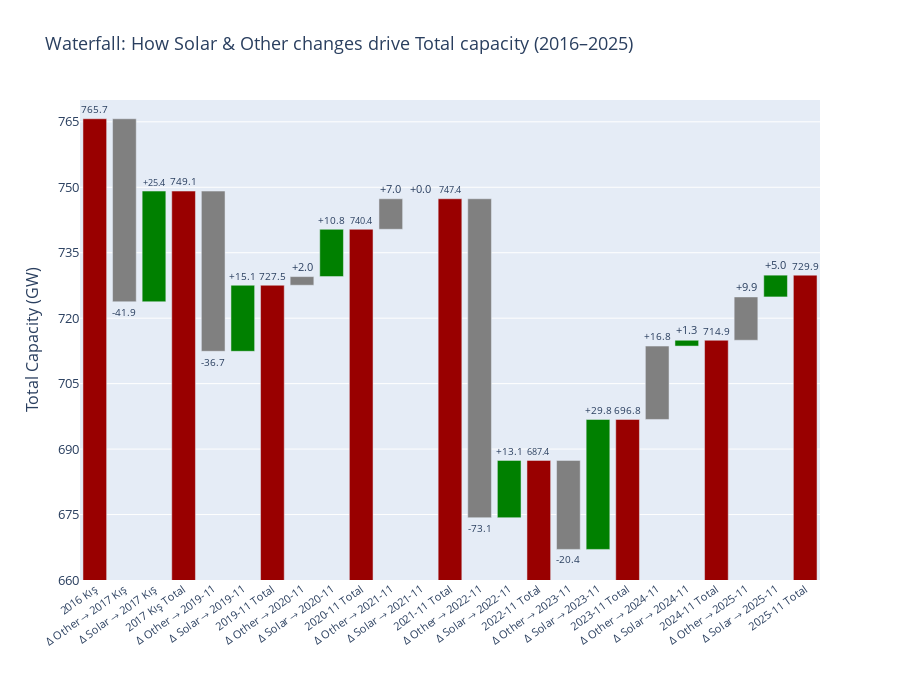

Notebook code for this chart:
### Code cell
import plotly.graph_objects as go
import pandas as pd

# Data
data = {
    'Period':  ['2016 Kış', '2017 Kış', '2019-11', '2020-11', '2021-11',
                '2022-11', '2023-11', '2024-11', '2025-11'],
    'Solar':   [ 89.97,  115.34,  130.48,  141.32,  141.32,
                154.45,  184.23,  185.56,  190.55],
    'Other':   [675.73,  633.79,  597.07,  599.05,  606.05,
                532.96,  512.56,  529.38,  539.31],
    'Total':   [765.70,  749.13,  727.55,  740.37,  747.37,
                687.41,  696.79,  714.94,  729.86]
}

df = pd.DataFrame(data)

# ───────────────────────────────────────────────
# Calculate Waterfall Steps for go.Bar
# ───────────────────────────────────────────────

x_labels = []
y_values = []  # The height of the bar
bases = []     # The starting point (bottom) of the bar
text = []
colors = []

# Tracker for the running total
current_level = 0

# 1. Starting Point (2016)
start_val = df['Total'].iloc[0]

x_labels.append("2016 Kış")
y_values.append(start_val)
bases.append(0)             # Totals start at 0
text.append(f"{start_val:.1f}")
colors.append("#990000")    # Total Color
current_level = start_val

# 2. Loop through periods
for i in range(1, len(df)):
    curr_total = df['Total'].iloc[i]
    
    delta_o = df['Other'].iloc[i] - df['Other'].iloc[i-1]
    delta_s = df['Solar'].iloc[i] - df['Solar'].iloc[i-1]
    
    # -- Bar 1: Other Change --
    x_labels.append(f"Δ Other → {df['Period'].iloc[i]}")
    y_values.append(delta_o)
    bases.append(current_level)  # Starts where the last bar ended
    text.append(f"{delta_o:+.1f}")
    colors.append("gray")        # Other Color
    current_level += delta_o     # Update running level
    
    # -- Bar 2: Solar Change --
    x_labels.append(f"Δ Solar → {df['Period'].iloc[i]}")
    y_values.append(delta_s)
    bases.append(current_level)
    text.append(f"{delta_s:+.1f}")
    colors.append("green")       # Solar Color
    current_level += delta_s
    
    # -- Bar 3: Ending Total --
    x_labels.append(f"{df['Period'].iloc[i]} Total")
    y_values.append(curr_total)
    bases.append(0)              # Totals always start at 0
    text.append(f"{curr_total:.1f}")
    colors.append("#990000")     # Total Color
    # Reset current_level to exact total to avoid floating point drift
    current_level = curr_total

# ───────────────────────────────────────────────
# Create figure using go.Bar
# ───────────────────────────────────────────────

fig = go.Figure(go.Bar(
    x            = x_labels,
    y            = y_values,
    base         = bases,           # This creates the "floating" waterfall effect
    marker_color = colors,          # go.Bar accepts a list of colors!
    text         = text,
    textposition = "outside",
    textfont     = dict(size=11),
))

fig.update_layout(
    title       = "Waterfall: How Solar & Other changes drive Total capacity (2016–2025)",
    yaxis_title = "Total Capacity (GW)",
    height      = 700,
    font        = dict(size=13),
    showlegend  = False,
    margin      = dict(b=120),
    yaxis       = dict(
        range     = [660, 770],
        tickmode  = 'linear',
        dtick     = 15,
    ),
)

fig.update_xaxes(tickangle=-35, tickfont=dict(size=11))

fig.show()

### Figure 1 — Plotly figure (JSON) as saved in the notebook; plotly's stock layout.template omitted (floating-point values rounded to 4 significant figures)
{"data": [{"base": [0, 765.7, 723.8, 0, 749.1, 712.4, 0, 727.5, 729.5, 0, 740.4, 747.4, 0, 747.4, 674.3, 0, 687.4, 667.0, 0, 696.8, 713.6, 0, 714.9, 724.9, 0], "marker": {"color": ["#990000", "gray", "green", "#990000", "gray", "green", "#990000", "gray", "green", "#990000", "gray", "green", "#990000", "gray", "green", "#990000", "gray", "green", "#990000", "gray", "green", "#990000", "gray", "green", "#990000"]}, "text": ["765.7", "-41.9", "+25.4", "749.1", "-36.7", "+15.1", "727.5", "+2.0", "+10.8", "740.4", "+7.0", "+0.0", "747.4", "-73.1", "+13.1", "687.4", "-20.4", "+29.8", "696.8", "+16.8", "+1.3", "714.9", "+9.9", "+5.0", "729.9"], "textfont": {"size": 11}, "textposition": "outside", "type": "bar", "x": ["2016 Kış", "Δ Other → 2017 Kış", "Δ Solar → 2017 Kış", "2017 Kış Total", "Δ Other → 2019-11", "Δ Solar → 2019-11", "2019-11 Total", "Δ Other → 2020-11", "Δ Solar → 2020-11", "2020-11 Total", "Δ Other → 2021-11", "Δ Solar → 2021-11", "2021-11 Total", "Δ Other → 2022-11", "Δ Solar → 2022-11", "2022-11 Total", "Δ Other → 2023-11", "Δ Solar → 2023-11", "2023-11 Total", "Δ Other → 2024-11", "Δ Solar → 2024-11", "2024-11 Total", "Δ Other → 2025-11", "Δ Solar → 2025-11", "2025-11 Total"], "y": [765.7, -41.94, 25.37, 749.1, -36.72, 15.14, 727.5, 1.98, 10.84, 740.4, 7, 0, 747.4, -73.09, 13.13, 687.4, -20.4, 29.78, 696.8, 16.82, 1.33, 714.9, 9.93, 4.99, 729.9]}], "layout": {"font": {"size": 13}, "height": 700, "margin": {"b": 120}, "showlegend": false, "title": {"text": "Waterfall: How Solar & Other changes drive Total capacity (2016–2025)"}, "xaxis": {"tickangle": -35, "tickfont": {"size": 11}}, "yaxis": {"dtick": 15, "range": [660, 770], "tickmode": "linear", "title": {"text": "Total Capacity (GW)"}}}}
